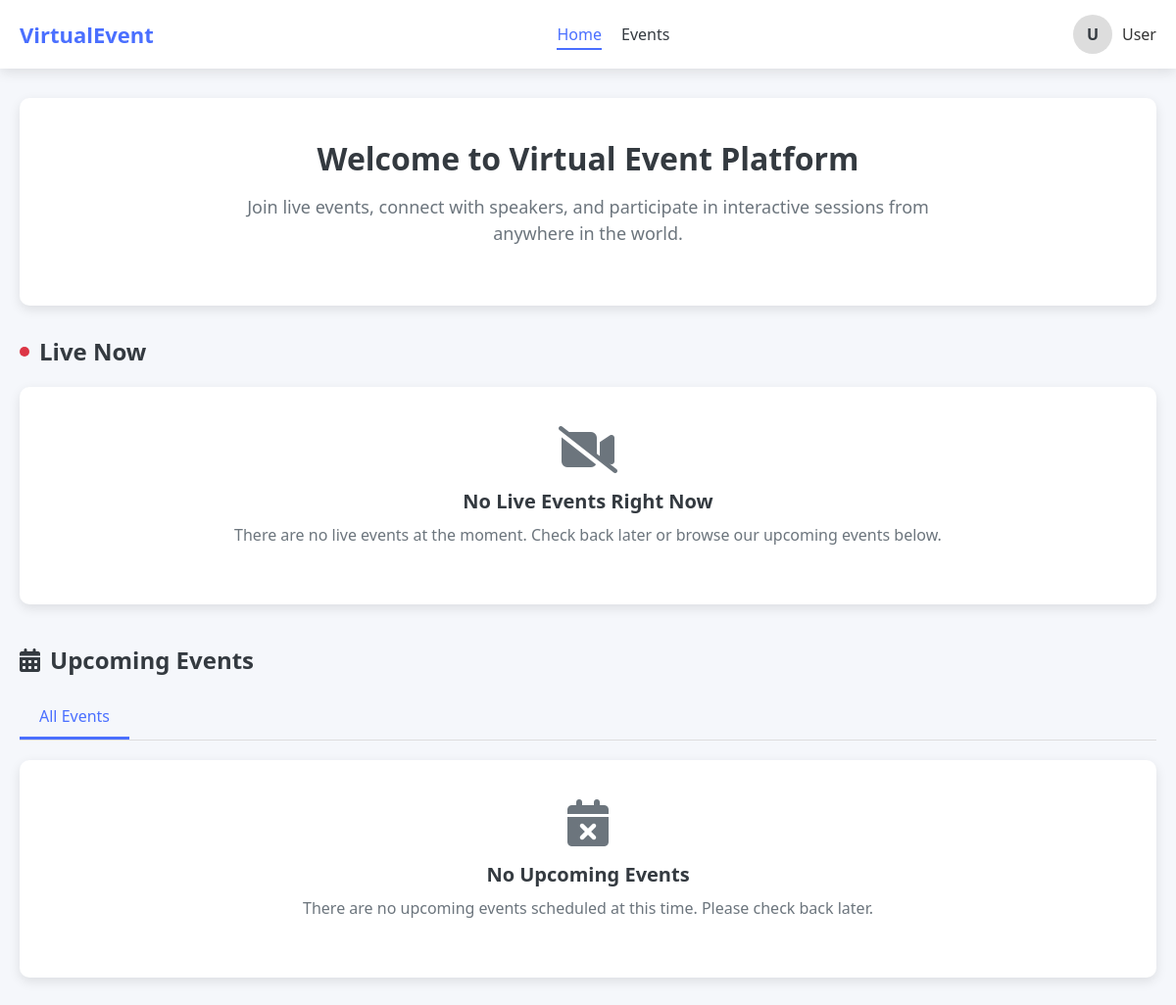
The page /users/user-home/ on the database as committed earlier.
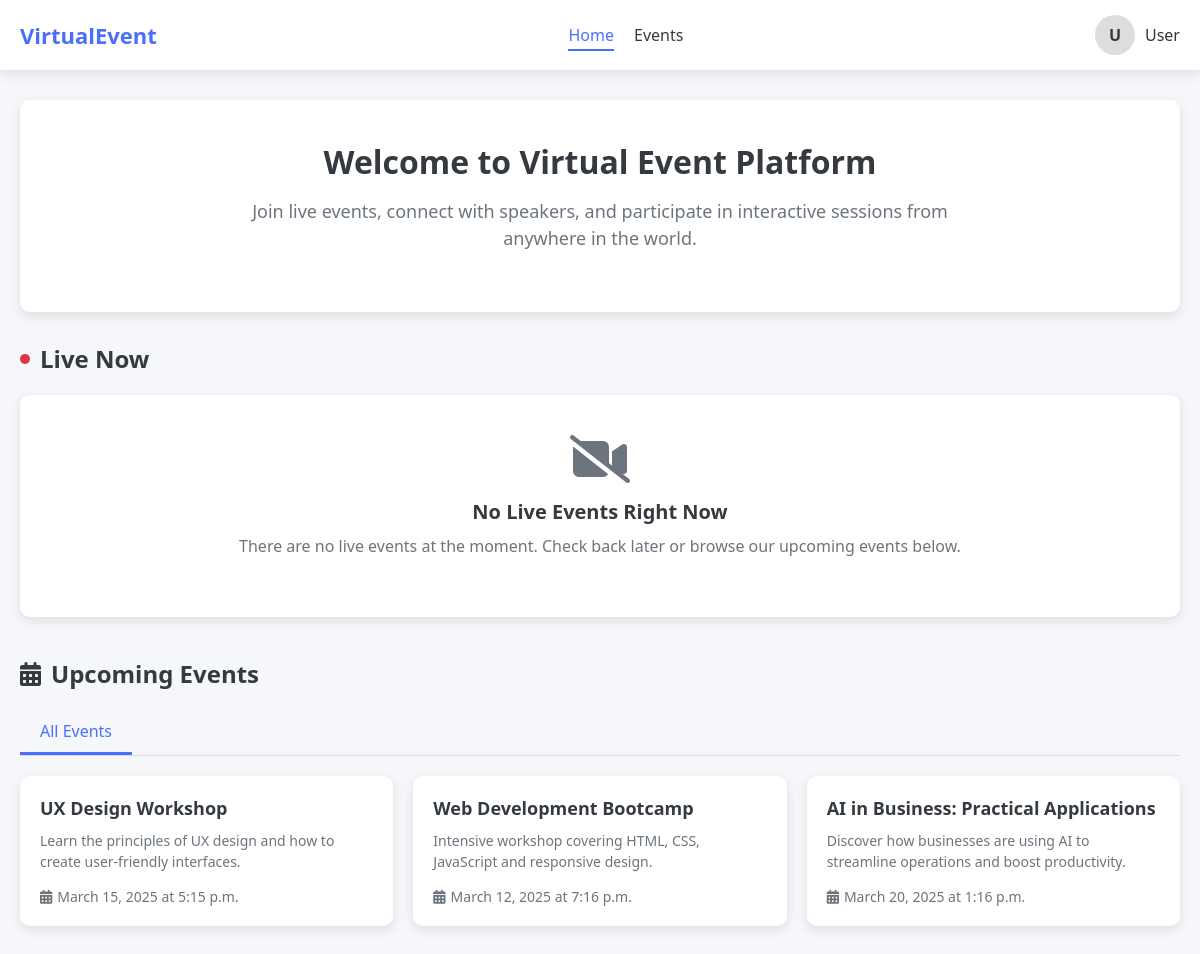
The same page on the database as committed later.
### organiser/models.py (models this page shows, shortened)
class Event(models.Model):
    title = models.CharField(max_length=200)
    description = models.TextField(blank=True, null=True)
    date = models.DateField()
    time = models.TimeField()
    created_at = models.DateTimeField(auto_now_add=True)
    updated_at = models.DateTimeField(auto_now=True)

### users/views.py (the view)
# urls.py: 2. Add a URL to urlpatterns:  path('', views.home, name='home')
def home(request):
    events = Event.objects.all()
    return render(request,'user-home.html',{'events':events})

### users/templates/user-home.html (shortened to what this page needs)
{% load static %}
<!DOCTYPE html>
<html lang="en">
<head>
    <link rel="stylesheet" href="https://cdnjs.cloudflare.com/ajax/libs/font-awesome/6.4.0/css/all.min.css">
    <link rel="stylesheet" href="{% static 'css\user-home.css' %}">
</head>
<body>
    <header class="navbar">
        <div class="container navbar-content">
            <a href="#" class="logo">VirtualEvent</a>
            <nav class="nav-links">
                <a href="#" class="nav-link active">Home</a>
                <a href="#events" class="nav-link">Events</a>
            </nav>
            <div class="nav-profile">
                <div class="profile-img">U</div>
                <span class="profile-name">User</span>
            </div>
        </div>
    </header>
    <main class="container">
        <section class="hero">
            <h1 class="hero-title">Welcome to Virtual Event Platform</h1>
            <p class="hero-subtitle">Join live events, connect with speakers, and participate in interactive sessions
                from anywhere in the world.</p>
        </section>
        <section class="live-event-container">
            <h2 class="section-title">
                <span class="live-indicator"></span> Live Now
            </h2>
            <div id="live-event-content">
            </div>
        </section>
        <section id="events">
            <h2 class="section-title">
                <i class="fas fa-calendar-alt"></i> Upcoming Events
            </h2>
            <div class="tabs">
                <div class="tab active" data-filter="all">All Events</div>
            </div>
            <div id="scheduled-events-grid" class="events-grid">
                {% for event in events %}
                <div class="event-card" data-date="${event.date}">
                    <h3 class="card-title">{{event.title}}</h3>
                    <p class="card-description">{{ event.description }}</p>
                    <div class="card-time">
                        <i class="fas fa-calendar-alt"></i>
                        <span>{{ event.date }} at {{ event.time }}</span>
                    </div>
                </div>
                {% empty %}
                <div class="no-events" style="grid-column: 1 / -1;">
                    <i class="fas fa-calendar-times"></i>
                    <h3>No Upcoming Events</h3>
                    <p>There are no upcoming events scheduled at this time. Please check back later.</p>
                </div>
                {% endfor %}
            </div>
        </section>
    </main>
</body>
</html>

### users/static/css/user-home.css (style rules this page uses)
:root { --primary-color: #4A6FFF; --secondary-color: #6C757D; --success-color: #28A745; --danger-color: #DC3545; --light-color: #F8F9FA; --dark-color: #343A40; --box-shadow: rgba(0, 0, 0, 0.1) 0px 4px 12px; }
* { margin: 0; padding: 0; box-sizing: border-box; font-family: 'Segoe UI', Tahoma, Geneva, Verdana, sans-serif; }
body { background-color: #f5f7fb; color: #333; }
.container { max-width: 1200px; margin: 0 auto; padding: 0 20px; }
.navbar { background-color: white; box-shadow: var(--box-shadow); padding: 15px 0; position: sticky; top: 0; z-index: 100; }
.navbar-content { display: flex; justify-content: space-between; align-items: center; }
.logo { font-size: 22px; font-weight: 700; color: var(--primary-color); text-decoration: none; }
.nav-links { display: flex; gap: 20px; }
.nav-link { color: var(--dark-color); text-decoration: none; font-weight: 500; position: relative; transition: color 0.2s ease; }
.nav-link.active { color: var(--primary-color); }
.nav-link.active::after { content: ''; position: absolute; bottom: -5px; left: 0; width: 100%; height: 2px; background-color: var(--primary-color); }
.nav-profile { display: flex; align-items: center; gap: 10px; }
.profile-img { width: 40px; height: 40px; border-radius: 50%; background-color: #ddd; display: flex; align-items: center; justify-content: center; font-weight: bold; color: var(--dark-color); }
.profile-name { font-weight: 500; }
.hero { padding: 40px 0; background-color: white; margin-bottom: 30px; border-radius: 10px; box-shadow: var(--box-shadow); text-align: center; margin-top: 30px; }
.hero-title { font-size: 32px; font-weight: 700; margin-bottom: 15px; color: var(--dark-color); }
.hero-subtitle { font-size: 18px; color: var(--secondary-color); max-width: 700px; margin: 0 auto 20px; line-height: 1.5; }
.section-title { font-size: 24px; font-weight: 600; margin-bottom: 20px; color: var(--dark-color); display: flex; align-items: center; gap: 10px; }
.live-indicator { display: inline-block; width: 10px; height: 10px; background-color: var(--danger-color); border-radius: 50%; animation: pulse 1.5s infinite; }
.live-event-container { margin-bottom: 40px; }
.events-grid { display: grid; grid-template-columns: repeat(auto-fill, minmax(300px, 1fr)); gap: 20px; margin-bottom: 40px; }
.event-card { background-color: white; border-radius: 10px; box-shadow: var(--box-shadow); padding: 20px; transition: transform 0.3s ease; display: flex; flex-direction: column; }
.card-title { font-size: 18px; font-weight: 600; margin-bottom: 10px; color: var(--dark-color); }
.card-description { color: var(--secondary-color); font-size: 14px; line-height: 1.5; margin-bottom: 15px; flex: 1; }
.card-time { font-size: 14px; color: var(--secondary-color); display: flex; align-items: center; gap: 5px; }
.tabs { display: flex; margin-bottom: 20px; border-bottom: 1px solid #ddd; }
.tab { padding: 10px 20px; cursor: pointer; border-bottom: 3px solid transparent; font-weight: 500; transition: all 0.2s ease; }
.tab.active { color: var(--primary-color); border-bottom-color: var(--primary-color); }

Rows that differ between the two databases and show on the page:
added Event: title "UX Design Workshop", description "Learn the principles of UX design and how to create user-friendly interfaces.", date "March 15, 2025", time "5:15 p.m."
added Event: title "Web Development Bootcamp", description "Intensive workshop covering HTML, CSS, JavaScript and responsive design.", date "March 12, 2025", time "7:16 p.m."
added Event: title "AI in Business: Practical Applications", description "Discover how businesses are using AI to streamline operations and boost productivity.", date "March 20, 2025", time "1:16 p.m."
Other text that changed with them:
text no longer shown: "No Upcoming Events There are no upcoming events scheduled at this time. Please check back later."
